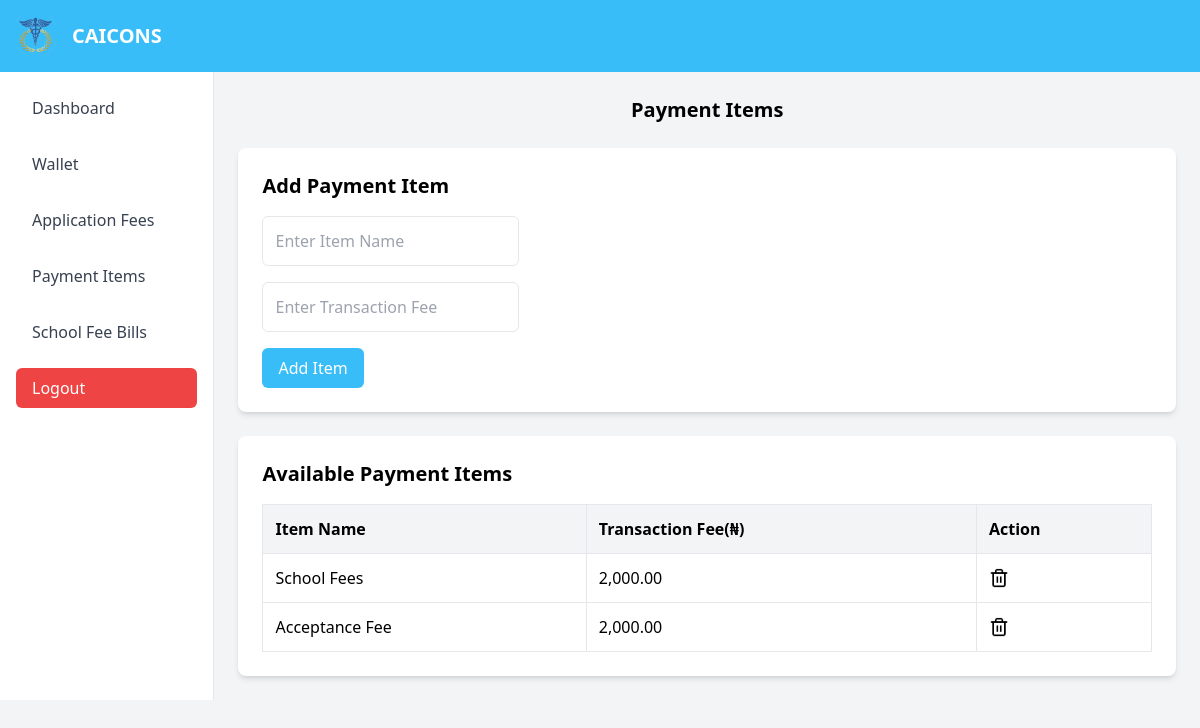
Before: /portal/accounts/p_items.php (signed in) with the older database file.
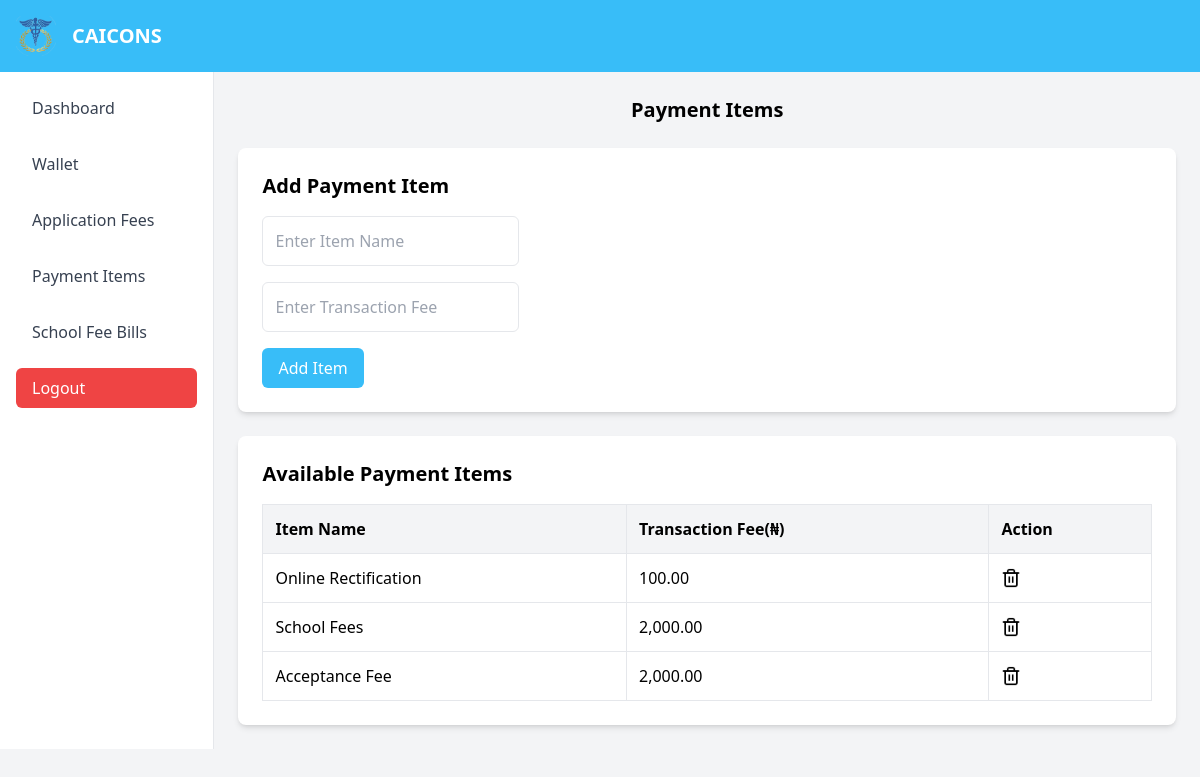
After: the same page with the newer database file.
### tables this page shows
CREATE TABLE `payment_items` (
  `id` int(11) NOT NULL,
  `item_name` varchar(255) NOT NULL,
  `t_fee` int(10) NOT NULL
);

### portal/accounts/p_items.php (the view, shortened to what this page needs)
<?php
include('../conx.php');
$options_query = "SELECT * FROM payment_items ORDER BY id DESC";
$options_result = $conn->query($options_query);
?>
<!DOCTYPE html>
<html lang="en">
<head>
    <script src="https://cdn.tailwindcss.com"></script>
    <script src="https://cdn.jsdelivr.net/npm/tailwindcss-jit-cdn@tailwindcss/latest/dist/tailwind.min.js"></script>
    <link href="https://cdn.jsdelivr.net/npm/tailwindcss@2.2.19/dist/tailwind.min.css" rel="stylesheet">
</head>
<body class="bg-gray-100">
        <?php
            include('header.php');
        ?>
    <div class="flex flex-grow overflow-hidden">
        <?php
            include('navbar.php');
        ?>
        <div class="container mx-auto p-6">
            <h1 class="text-xl font-bold text-center mb-6">Payment Items</h1>
            <div class="bg-white shadow-md rounded-lg p-6 mb-6">
                <h2 class="text-xl font-semibold mb-4">Add Payment Item</h2>
                <form action="p_items.php" method="POST" class="space-y-4">
                    <input type="text" name="payment_name" placeholder="Enter Item Name" class="p-3 border rounded-md focus:ring-2 focus:ring-sky-400" required>
                    <br/>
                    <input type="text" name="t_fee" placeholder="Enter Transaction Fee" class="p-3 border rounded-md focus:ring-2 focus:ring-sky-400" required>
                    <br/>
                    <button type="submit" class="bg-sky-400 text-white py-2 px-4 rounded-md hover:bg-sky-300">Add Item</button>
                </form>
            </div>
            <div class="bg-white shadow-md rounded-lg p-6">
                <h2 class="text-xl font-semibold mb-4">Available Payment Items</h2>
                <?php if ($options_result->num_rows > 0): ?>
                    <table class="w-full border-collapse border border-gray-200">
                        <thead>
                            <tr class="bg-gray-100">
                                <th class="border border-gray-200 p-3 text-left">Item Name</th>
                                <th class="border border-gray-200 p-3 text-left">Transaction Fee(&#8358;)</th>
                                <th class="border border-gray-200 p-3 text-left">Action</th>
                            </tr>
                        </thead>
                        <tbody>
                            <?php while ($row = $options_result->fetch_assoc()): ?>
                                <tr>
                                    <td class="border border-gray-200 p-3"><?php echo $row['item_name']; ?></td>
                                    <td class="border border-gray-200 p-3"><?php echo number_format($row['t_fee'],2); ?></td>
                                    <td class="border border-gray-200 p-3">
                                        <a href="delete_item.php?id=<?php echo $row['id']; ?>" class="text-red-500 hover:underline" onclick="return confirm('Are you sure you want to delete this record?')">
                                            <img src="../../assets/images/delete.png" alt="Logo" width="20" height="20">
                                        </a>
                                    </td>
                                </tr>
                            <?php endwhile; ?>
                        </tbody>
                    </table>
                <?php else: ?>
                    <p class="text-gray-500">No payment item available.</p>
                <?php endif; ?>
            </div>
        </div>
    </div>
</body>
</html>

Changed rows visible on the page:
added payment_items: item_name "Online Rectification", t_fee "100.00"
